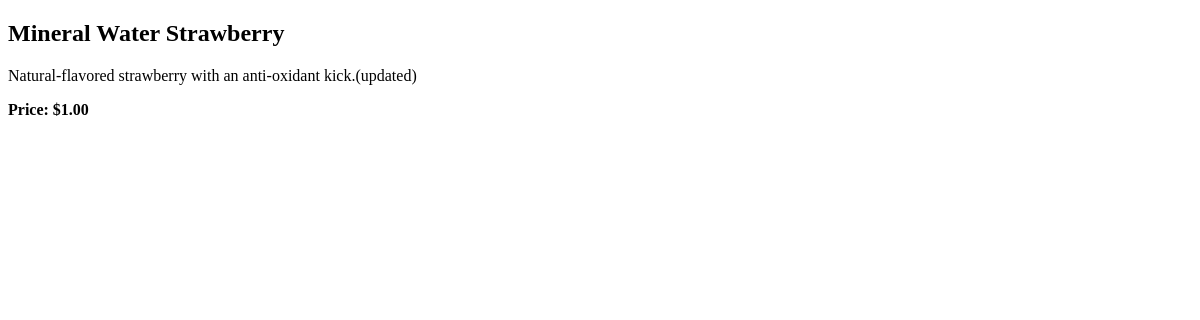
The app's page /products/1, older data.
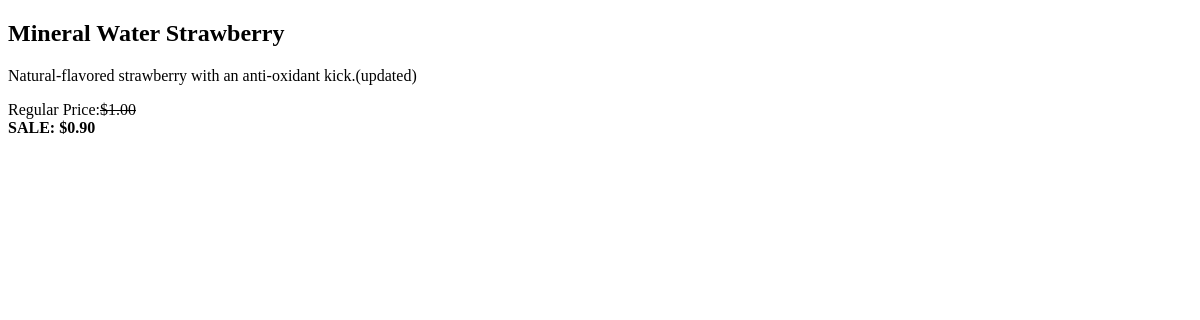
The same page, newer data.
### store/models.py (models this page shows, shortened)
class Product(models.Model):
    DISCOUNT_RATE = 0.10
    id = models.AutoField(primary_key=True)
    name = models.CharField(max_length=200)
    description = models.TextField()
    price = models.FloatField()
    sale_start = models.DateTimeField(blank=True, null=True, default=None)
    sale_end = models.DateTimeField(blank=True, null=True, default=None)
    photo = models.ImageField(blank=True, null=True, default=None, upload_to='products')
    def is_on_sale(self):
        now = timezone.now()
        if self.sale_start:
            if self.sale_end:
                return self.sale_start <= now <= self.sale_end
            return self.sale_start <= now
        return False
    def get_rounded_price(self):
        return round(self.price, 2)
    def current_price(self):
        if self.is_on_sale():
            discounted_price = float(self.price) * (1 - self.DISCOUNT_RATE)
            return round(discounted_price, 2)
        return self.get_rounded_price()

### store/views.py (the view)
# urls.py: path('products/<int:id>', store.views.show, name='show-product'),
def show(request, id):
    return render(request, 'store/product.html',
                  {'product': Product.objects.get(id=id)})

### store/templates/store/product.html (shortened to what this page needs)
{% extends 'base.html' %}
{% block content %}
    <h2>{{ product.name }}</h2>
    <p>{{ product.description }}</p>
    {% if product.is_on_sale %}
  <p class="price sale-price">
    Regular Price:<del>${{ product.get_rounded_price|floatformat:2 }}</del> <br/>
    <strong>SALE: ${{ product.current_price|floatformat:2 }}</strong>
  </p>
{% else %}
  <p class="price price-regular">
    <strong>Price: ${{ product.get_rounded_price|floatformat:2 }}</strong>
  </p>
{% endif %}
{% endblock %}

Row changes from the older to the newer data that the page shows:
changed Product "Mineral Water Strawberry": sale_start empty → "2019-04-16 12:05:00" (drawn); current_price (not shown) → "0.90"
Text that changed along with them:
text no longer shown: "Price: $"
text now shown: "Regular Price: $ SALE: $"
